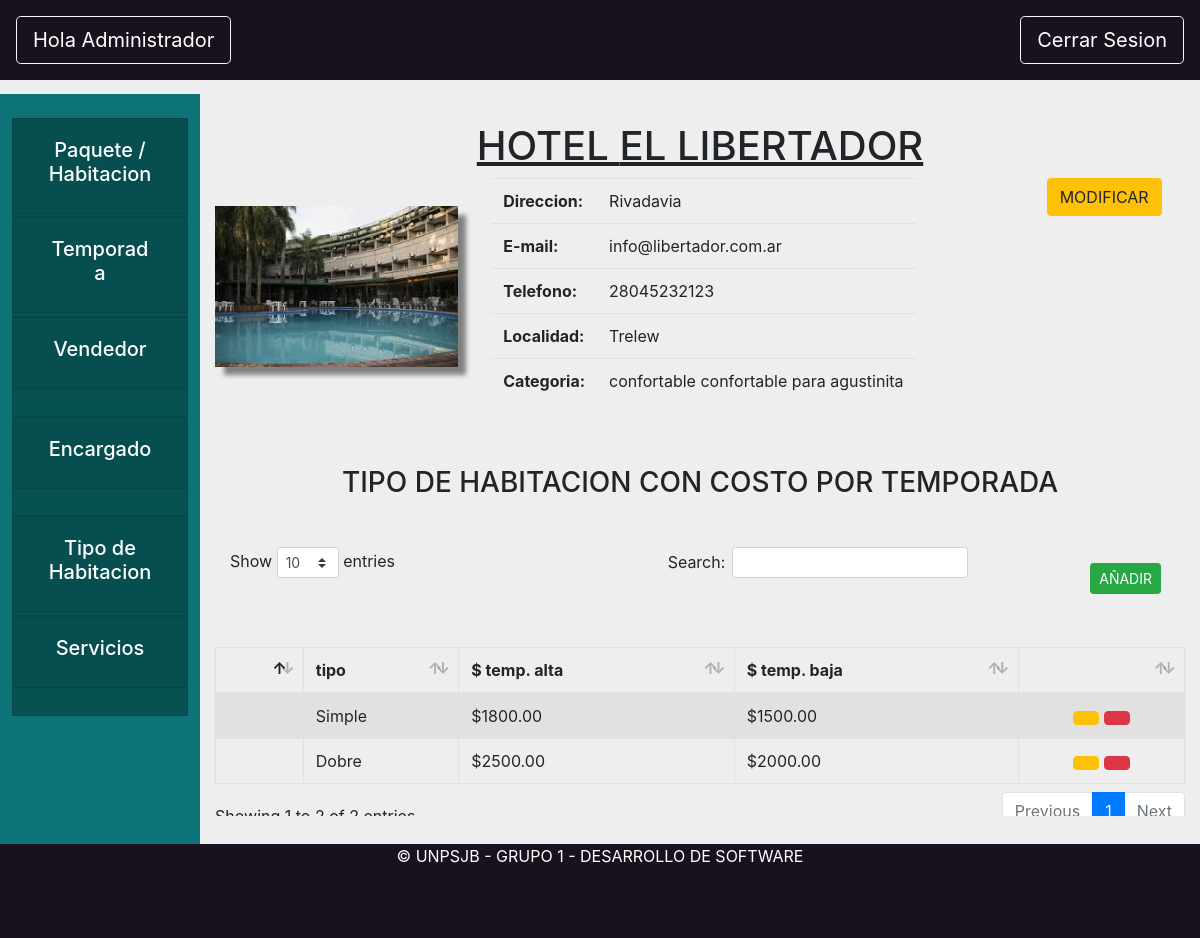
Screenshot of /hotel/tipoHabitacionHotel/1 with the database file from the repository.
### hotel/models.py (models this page shows, shortened)
class Hotel(models.Model):
    objects = HotelManager.from_queryset(HotelQuerySet)()
    nombre = models.CharField(max_length=200)
    direccion = models.CharField(max_length=800)
    email = models.EmailField(max_length=200)
    telefono = models.CharField(max_length=200)
    localidad = models.ForeignKey(Localidad, on_delete=models.CASCADE)
    encargado= models.ForeignKey(Encargado, on_delete=models.CASCADE, null=True)
    categoria = models.ForeignKey(Categoria, on_delete=models.CASCADE)
    servicios = models.ManyToManyField(Servicio)
    tipos = models.ManyToManyField(TipoHabitacion, through='PrecioPorTipo', through_fields=('hotel', 'tipo'))
    vendedores = models.ManyToManyField(Vendedor)
    def tengo_tipos(self):
        return self.tipos.count()>0
    def es_hospedaje(self):
        return self.categoria.estrellas in [Categoria.ESTRELLA_A, Categoria.ESTRELLA_B, Categoria.ESTRELLA_C]

class PrecioPorTipo(models.Model):
    hotel = models.ForeignKey(Hotel, on_delete=models.CASCADE, related_name='tarifario')
    tipo = models.ForeignKey(TipoHabitacion, on_delete=models.CASCADE, related_name='hoteles')
    baja = models.DecimalField(decimal_places=2, max_digits=10, blank=True, null=True)
    alta = models.DecimalField(decimal_places=2, max_digits=10, blank=True, null=True)

### core/models.py (models this page shows, shortened)
class Localidad(models.Model):
    objects = LocalidadManager.from_queryset(LocalidadQuerySet)()
    nombre = models.CharField(max_length=200)
    provincia = models.ForeignKey(Provincia, on_delete=models.CASCADE)
    def __str__(self):
        return self.nombre

class Categoria(models.Model):
    ESTRELLA_A = 0
    ESTRELLA_B = 1
    ESTRELLA_C = 2
    ESTRELLA_1 = 3
    ESTRELLA_2 = 4
    ESTRELLA_3 = 5
    ESTRELLA_4 = 6
    ESTRELLA_5 = 7
    ESTRELLAS = (
        (ESTRELLA_A, "A"),
        (ESTRELLA_B, "B"),
        (ESTRELLA_C, "C"),
        (ESTRELLA_1, "Tourist"),
        (ESTRELLA_2, "Standard"),
        (ESTRELLA_3, "Comfort"),
        (ESTRELLA_4, "First Class"),
        (ESTRELLA_5, "Luxury"),
    )
    estrellas = models.PositiveSmallIntegerField(choices=ESTRELLAS)
    nombre = models.CharField(max_length=200)
    servicios = models.ManyToManyField(Servicio)
    def __str__(self):
        return self.nombre

class TipoHabitacion(models.Model):
    nombre = models.CharField(max_length=200)
    descripcion = models.CharField(max_length=800)
    pasajeros = models.PositiveSmallIntegerField()
    cuartos = models.PositiveSmallIntegerField(default = 0)
    def __str__(self):
        return self.nombre

### hotel/views.py (the view)
# urls.py: path('tipoHabitacionHotel/<hotel>', hviews.vistaTipoHabitacionHotel, name="tipoHabitacionHotel"),
def vistaTipoHabitacionHotel(request,hotel):
    hotelInstancia =get_object_or_404(Hotel, pk=hotel)
    tarifas_hotel=hotelInstancia.tarifario.all()
    return render(request, "hotel/tipoHabitacion_Hotel_Admin.html",{"hotel":hotelInstancia, "tarifas":tarifas_hotel })

### hotel/templates/hotel/tipoHabitacion_Hotel_Admin.html (shortened to what this page needs)
{% extends "hotel/vistaHotelAdmin.html" %}
{% load static %}
{% block datosVista %}
<div class="formularioHotel" id="vistaTipoHabitaciones">
    <center>
        <h3 class="mb-5" style="margin-top:5vh;">TIPO DE HABITACION CON COSTO POR TEMPORADA</h3>
    </center>
    <table id="example1" class="table table-striped table-bordered tablaListaHabitacion">
        <button type="button" class="btn btn-success mt-3 mr-4 float-right btn-sm" data-toggle="modal"
        data-target="#crearTipoHabitacion" onclick="abrir_modal('{% url 'hotel:modalCrearTipoHabitacion' hotel.pk %}','#crearTipoHabitacion');">
            AÑADIR</button>
        <thead>
            <tr>
                <th></th>
                <th>tipo</th>
                <th>$ temp. alta</th>
                <th>$ temp. baja</th>
                <th></th>
            </tr>
        </thead>
        <tbody>
            {% for item in tarifas %}
            <tr>
                <td></td>
                <td>{{item.tipo}}</td>
                <td>${{item.alta}}</td>
                <td>${{item.baja}}</td>
                <td>
                    <center>
                        <button type="button" class="btn btn-warning" data-toggle="modal" data-target="" onclick="">
                        </button>
                        <button type="button" class="btn btn-danger" data-toggle="modal" data-target="" onclick="">
                        </button>
                    </center>
                </td>
            </tr>
            {% endfor %}
        </tbody>
    </table>
</div>
{% endblock datosVista %}

### hotel/templates/hotel/vistaHotelAdmin.html (shortened to what this page needs)
{% extends 'base/base.html'%}
{% load static %}
{% block extra_css %}
<link rel="stylesheet" href="{% static '/css/vistaHotel.css' %}">
{% endblock extra_css %}
{% block header %}
<button onclick="location.href='/core/homeAdministrador'" style="text-decoration:none"
    class="rounded-1 btn btn-lg btn-outline-light text-white "> Hola Administrador</button>
{% endblock header %}
{% block tarjeta1 %}
<div class="card rounded-0">
    <div class="card-header" id="headingOne">
        <button onclick="location.href='{% url 'hotel:vistaHotel' hotel.pk %}'" class="btn btn-link btn-block text-white">
            <center>
                <h5> Paquete / Habitacion</h5>
            </center>
        </button>
    </div>
</div>
{% endblock tarjeta1 %}
{% block tarjeta2 %}
<div class="card rounded-0">
    <div class="card-header" id="headingOne">
        <button onclick="location.href='{% url 'hotel:temporadaHotel' hotel.pk %}'" class="btn btn-link btn-block text-white">
            <center>
                <h5> Temporada </h5>
            </center>
        </button>
    </div>
</div>
{% endblock tarjeta2 %}
{% block tarjeta3 %}
<div class="card rounded-0">
    <div class="card-header" id="headingOne">
        <button class="btn btn-link btn-block text-white">
            <center>
                <h5>Vendedor  </h5>
            </center>
        </button>
    </div>
</div>
{% endblock tarjeta3 %}
{% block tarjeta4 %}
<div class="card rounded-0">
    <div class="card-header" id="headingOne">
        <button  class="btn btn-link btn-block text-white">
            <center>
                <h5>Encargado </h5>
            </center>
        </button>
    </div>
</div>
{% endblock tarjeta4 %}
{% block tarjeta5 %}
<div class="card rounded-0">
    <div class="card-header" id="headingOne">
        <button onclick="location.href='{% url 'hotel:tipoHabitacionHotel' hotel.pk %}'" class="btn btn-link btn-block text-white">
            <center>
                <h5>Tipo de Habitacion  </h5>
            </center>
        </button>
    </div>
</div>
{% endblock tarjeta5 %}
{% block tarjeta6 %}
<div class="card rounded-0">
    <div class="card-header" id="headingOne">
        <button class="btn btn-link btn-block text-white">
            <center>
                <h5> Servicios</h5>
            </center>
        </button>
    </div>
</div>
{% endblock tarjeta6 %}
{% block content %}
<div class="titulo">
    <h1>
        <center> <u> {%if hotel.es_hospedaje%} HOSPEDAJE {%else%} HOTEL {% endif %} {{hotel.nombre.upper}}</u> </center>
    </h1>
</div>
<div class="datosHotel">
    <div class="container">
        <div class="row">
            <div class="col-sm-3 lugarImagen">
                <img class="imagen" src="{% static '/media/hoteles/1.jpg' %}">
            </div>
            <div class="col-sm-7">
                <center>
                    <table class="table table-responsive tablaDatos">
                        <tr>
                            <th>Direccion:</th>
                            <td>{{hotel.direccion}}</td>
                        </tr>
                        <tr>
                            <th>E-mail:</th>
                            <td>{{hotel.email}}</td>
                        </tr>
                        <tr>
                            <th>Telefono:</th>
                            <td>{{hotel.telefono}}</td>
                        </tr>
                        <tr>
                            <th>Localidad:</th>
                            <td>{{hotel.localidad}}</td>
                        </tr>
                        <tr>
                            <th>Categoria:</th>
                            <td>{{hotel.categoria}}</td>
                        </tr>
                    </table>
                </center>
            </div>
            <div class="col-sm-2">
                <center>
                    <button type="button" class="btn btn-warning" data-toggle="modal" data-target="#modificarHotel"
                        onclick="abrir_modal('{% url 'hotel:modalModificarHotel' hotel.pk %}','#modificarHotel');">
                        MODIFICAR</button>
                </center>
            </div>
        </div>
    </div>
</div>
{% block datosVista %}{% endblock datosVista %}
{% endblock content %}

### static/css/styleBase.css (style rules this page uses)
.card { background-color: #085153; height: 11%; }
.bodyComplete { background-color: #eeeeee; width: 100%; height: 100%; }

### static/css/vistaHotel.css (style rules this page uses)
.titulo { margin-top: 3vh; }
.lugarImagen { padding: 3vh 0 0 0; margin-left: 0 ; }
.imagen { box-shadow: 1vh 1vh 0.5vh grey; width: 100%; height: auto; }
.tablaDatos { margin-left: 2vh; }

### rows the page displays
Hotel: nombre "EL LIBERTADOR", direccion "Rivadavia", email "info@libertador.com.ar", telefono "28045232123", localidad "Trelew", categoria "confortable confortable para agustinita"
PrecioPorTipo: tipo "Simple", alta "1800.00", baja "1500.00"
PrecioPorTipo: tipo "Dobre", alta "2500.00", baja "2000.00"
